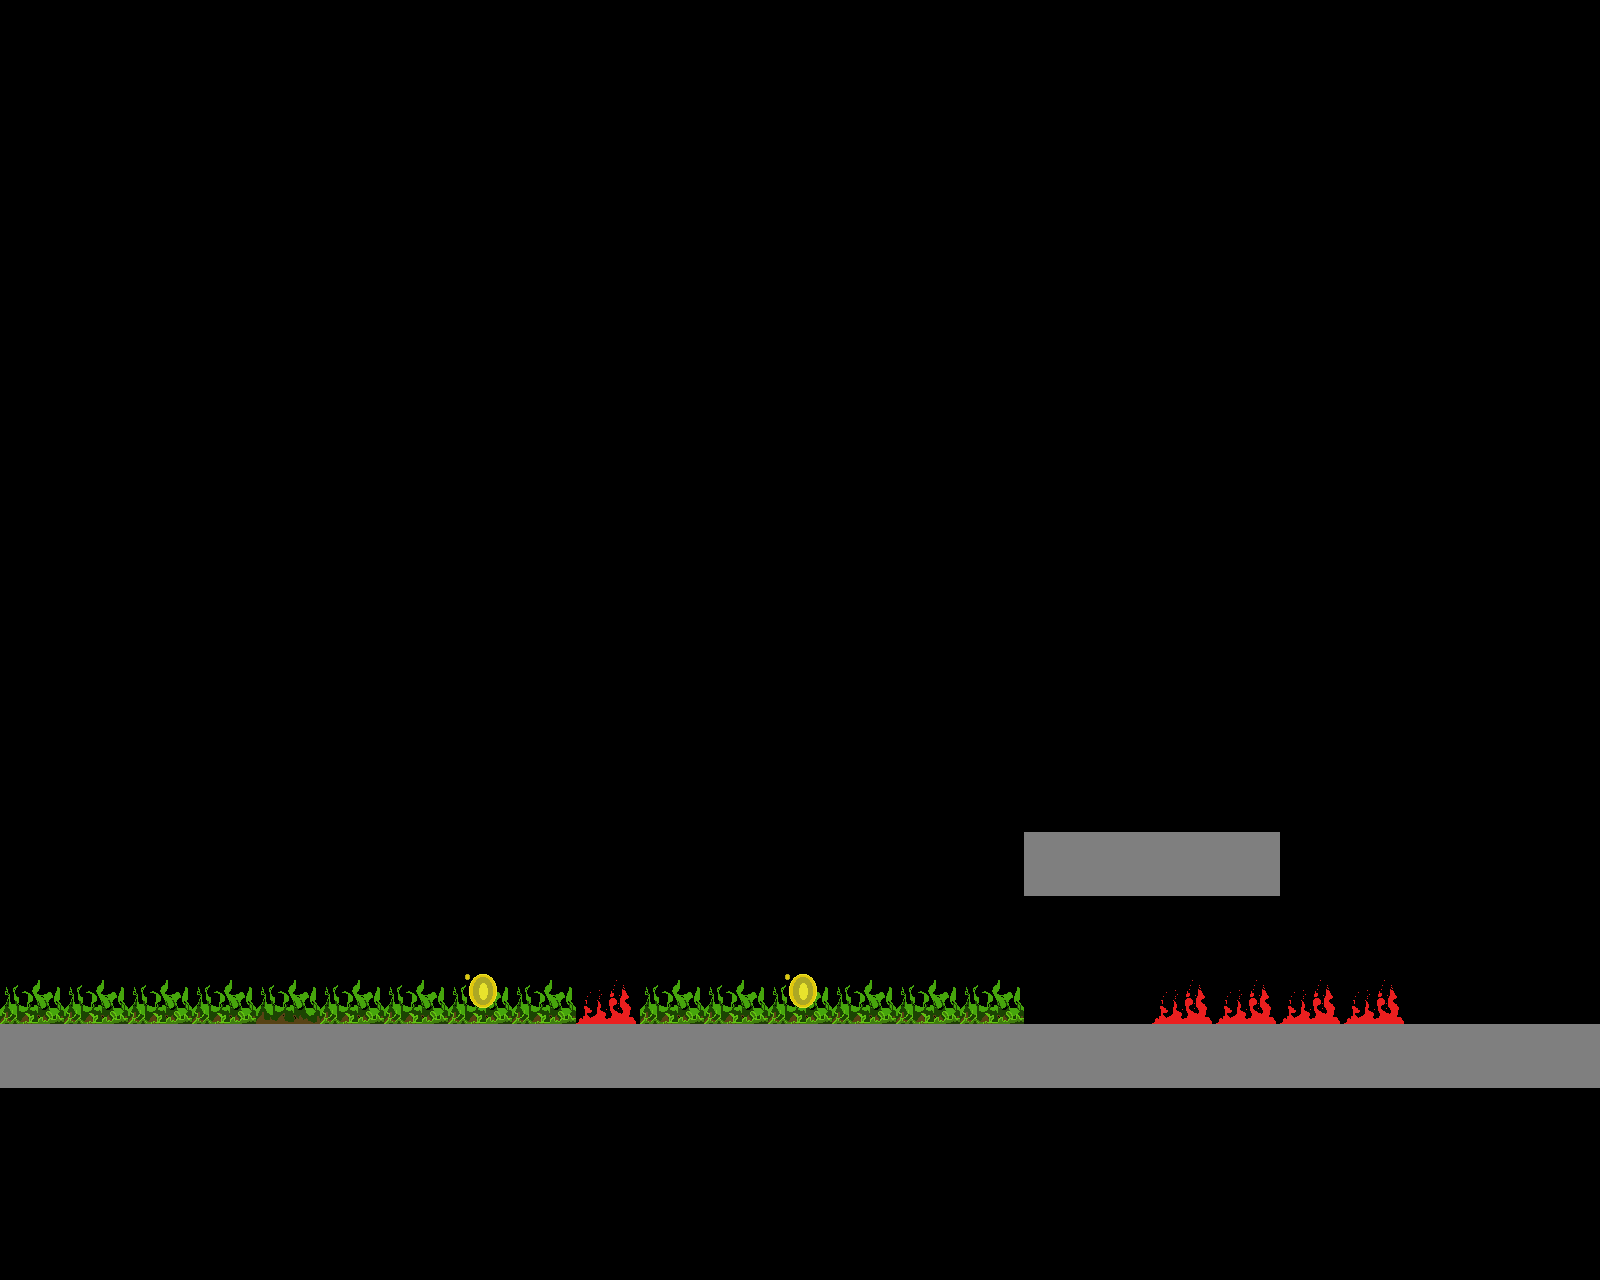

Below is a game level as drawn by its tile map, then a one-line description and the .tmx that defines it (tile-layer data replaced by summaries):
An orthogonal 25x20 tile map with 64x64 px tiles, 5 tile layers (Platforms, Background, Foreground, Don't Touch, ...).

<map version="1.4" tiledversion="1.4.3" orientation="orthogonal" renderorder="right-down" width="25" height="20" tilewidth="64" tileheight="64" infinite="0" nextlayerid="6" nextobjectid="1">
 <tileset firstgid="1" name="my_tiles" tilewidth="64" tileheight="64" tilecount="5" columns="0">
  <grid orientation="orthogonal" width="1" height="1" />
  <tile id="0">
   <image width="64" height="64" source="floor.png" />
  </tile>
  <tile id="1">
   <image width="64" height="64" source="coin.png" />
  </tile>
  <tile id="2">
   <image width="64" height="64" source="grass.png" />
  </tile>
  <tile id="3">
   <image width="64" height="64" source="long_grass.png" />
  </tile>
  <tile id="4">
   <image width="64" height="64" source="fire.png" />
  </tile>
 </tileset>
 <layer id="1" name="Platforms" width="25" height="20">
  <data>[500 cells, 29 non-empty, 1 distinct tile ids]</data>
 </layer>
 <layer id="3" name="Background" width="25" height="20">
  <data>[500 cells, 15 non-empty, 1 distinct tile ids]</data>
 </layer>
 <layer id="4" name="Foreground" width="25" height="20">
  <data>[500 cells, 15 non-empty, 2 distinct tile ids]</data>
 </layer>
 <layer id="5" name="Don't Touch" width="25" height="20">
  <data>[500 cells, 5 non-empty, 1 distinct tile ids]</data>
 </layer>
 <layer id="2" name="Coins" width="25" height="20">
  <data>[500 cells, 2 non-empty, 1 distinct tile ids]</data>
 </layer>
</map>
